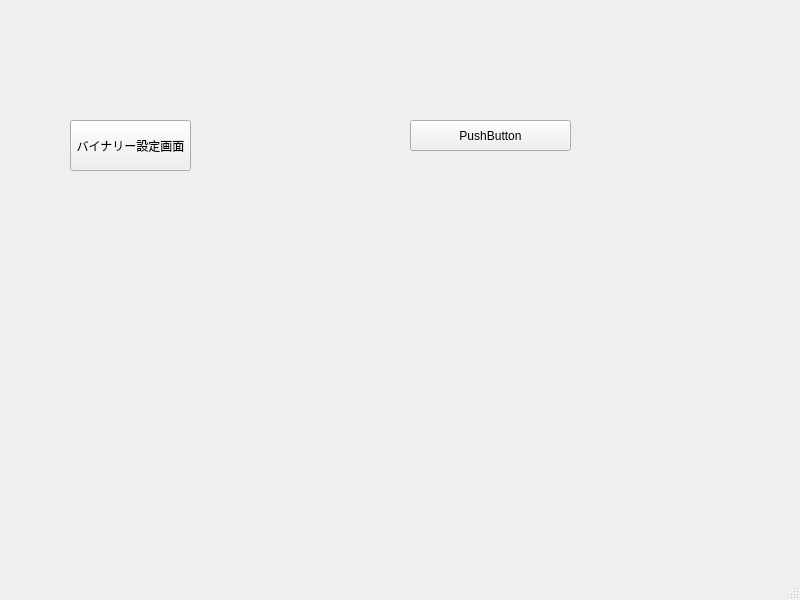
<?xml version="1.0" encoding="UTF-8"?>
<ui version="4.0">
 <class>MainWindow</class>
 <widget class="QMainWindow" name="MainWindow">
  <property name="geometry">
   <rect>
    <x>0</x>
    <y>0</y>
    <width>800</width>
    <height>600</height>
   </rect>
  </property>
  <property name="windowTitle">
   <string>MainWindow</string>
  </property>
  <widget class="QWidget" name="centralwidget">
   <widget class="QPushButton" name="binaryButton">
    <property name="geometry">
     <rect>
      <x>70</x>
      <y>120</y>
      <width>121</width>
      <height>51</height>
     </rect>
    </property>
    <property name="text">
     <string>バイナリー設定画面</string>
    </property>
   </widget>
   <widget class="QPushButton" name="pushButton_2">
    <property name="geometry">
     <rect>
      <x>410</x>
      <y>120</y>
      <width>161</width>
      <height>31</height>
     </rect>
    </property>
    <property name="text">
     <string>PushButton</string>
    </property>
   </widget>
  </widget>
  <widget class="QMenuBar" name="menubar">
   <property name="geometry">
    <rect>
     <x>0</x>
     <y>0</y>
     <width>800</width>
     <height>22</height>
    </rect>
   </property>
  </widget>
  <widget class="QStatusBar" name="statusbar"/>
 </widget>
 <resources/>
 <connections/>
</ui>
